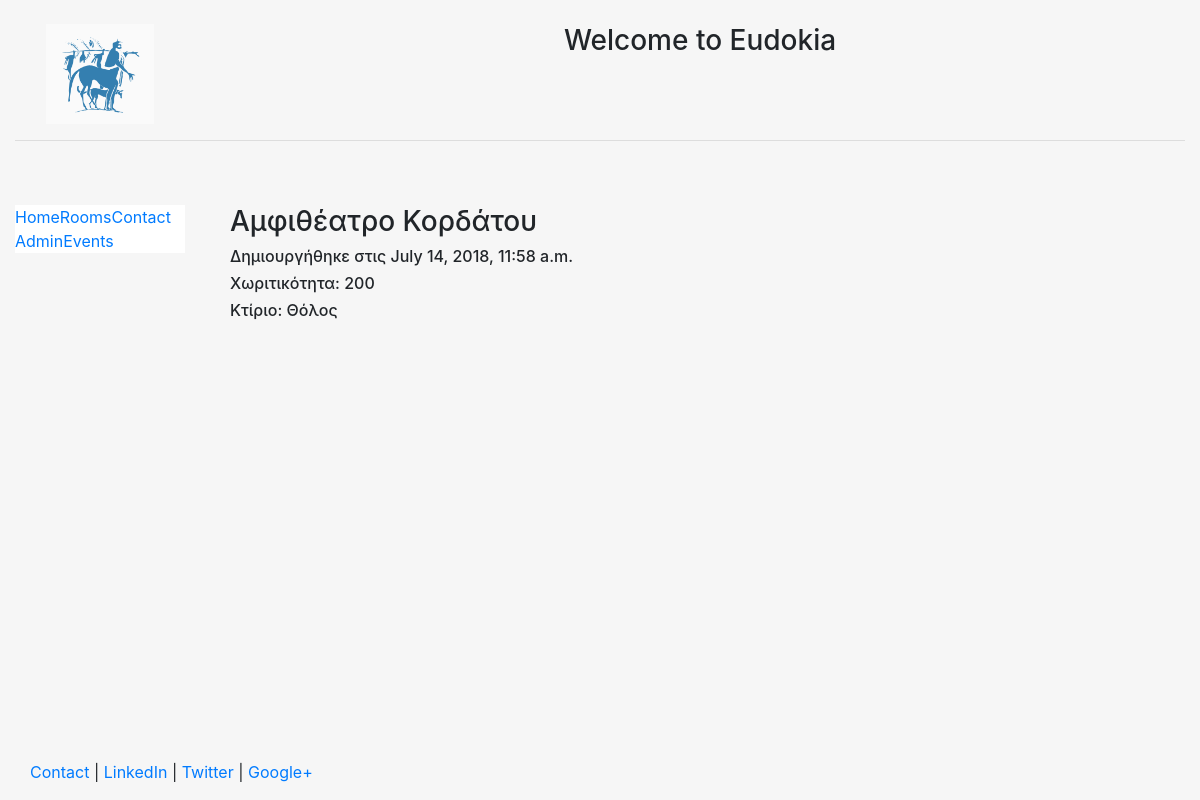
Page /room/4 on the committed database.
### room/models.py (models this page shows, shortened)
class Room(models.Model):
	name = models.CharField(max_length=150)
	capacity = models.IntegerField()
	building = models.CharField(max_length=150)
	date = models.DateTimeField()

### room/templates/room/room.html
{% extends "main/header.html"%}
{% block content %}
	<h3>{{room.name}}</h3>
	<h6>Δημιουργήθηκε στις {{room.date}}</h6>
	<h6>Xωριτικότητα: {{room.capacity|safe}}</h6>
	<h6>Κτίριο: {{room.building}}</h6>
{% endblock %}

### main/templates/main/header.html (style rules this page uses)
html, body { height:100% }

### rows in the picture
Room: name "Αμφιθέατρο Κορδάτου", date "July 14, 2018, 11:58 a.m.", capacity "200", building "Θόλος"
